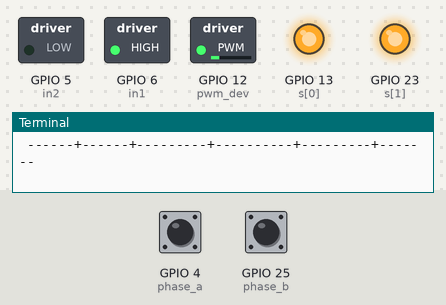
Bench run of a program on a simulated Raspberry Pi (BCM pin numbers). Parts: switched loads named in the program (green lamp = pin HIGH), output pins drawn as LEDs (lit = HIGH), the last lines printed to the terminal. Inputs (shaded band) come from the test bench; at power-on: GPIO 4 (phase_a) HIGH, GPIO 25 (phase_b) HIGH.

Above: at 1.2 s.
1.3 s: GPIO 4 (phase_a) pulled LOW for 0.15 s
At 2.8 s:
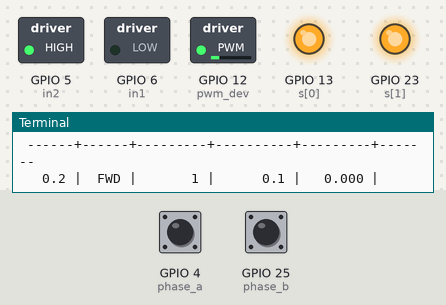
4.4 s: GPIO 4 (phase_a) pulled LOW for 1 s
At 11.0 s:
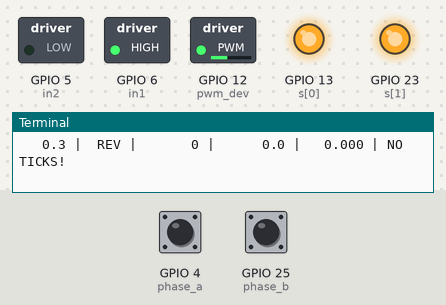
Timing chart, 0 to 24.0 s (numbered marks = the images above; inputs shaded):
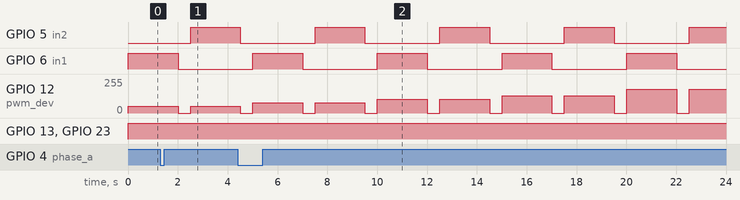

The program:

motor_calibrate_deep.py
```python
#!/usr/bin/env python3
"""
Deep motor calibration for VECTOR NAV.

Tests each motor at multiple PWM levels in both directions.
Reports ticks, RPM, and flags asymmetries or defects.

Run inside the Docker container:
  docker exec -it vector-control python3 \
    /ros2_ws/src/vector_control/vector_control/motor_calibrate_deep.py
"""

import math
import time
import threading
import glob as _glob

import gpiozero
from gpiozero import PWMOutputDevice, DigitalOutputDevice, Button
from gpiozero.pins.lgpio import LGPIOFactory

# --- Auto-detect gpiochip ---
for _chip in sorted(
    set(int(c.replace('/dev/gpiochip', ''))
        for c in _glob.glob('/dev/gpiochip*')),
    reverse=True,
):
    try:
        gpiozero.Device.pin_factory = LGPIOFactory(chip=_chip)
        break
    except Exception:
        continue

# --- Pin definitions ---
MOTORS = {
    'LF': {'pwm': 12, 'in1': 6,  'in2': 5},
    'LR': {'pwm': 18, 'in1': 26, 'in2': 19},
    'RF': {'pwm': 16, 'in1': 20, 'in2': 21},
    'RR': {'pwm': 22, 'in1': 17, 'in2': 27},
}

ENCODERS = {
    'LF': {'a': 4,  'b': 25},
    'LR': {'a': 24, 'b': 14},
    'RF': {'a': 15, 'b': 7},
    'RR': {'a': 10, 'b': 9},
}

STBY_PINS = [13, 23]
PWM_FREQ = 1000
TICKS_PER_REV = 225
WHEEL_RADIUS = 0.0325

# Test at these PWM duty cycles
PWM_LEVELS = [0.2, 0.3, 0.4, 0.5, 0.7, 1.0]
TEST_DURATION = 2.0  # seconds per test
SETTLE_TIME = 0.5    # seconds between tests


def run_motor_test(pwm_dev, in1, in2, phase_a, phase_b, pwm_val, direction, duration):
    """Run a single motor test. Returns (ticks, rpm, m_per_s)."""
    ticks = 0
    lock = threading.Lock()

    def on_tick():
        nonlocal ticks
        with lock:
            ticks += 1

    phase_a.when_pressed = on_tick

    if direction == 'FWD':
        in1.on(); in2.off()
    else:
        in1.off(); in2.on()

    ticks = 0
    pwm_dev.value = pwm_val
    time.sleep(duration)
    pwm_dev.value = 0
    in1.off(); in2.off()

    phase_a.when_pressed = None

    with lock:
        t = ticks

    revs = t / TICKS_PER_REV
    rpm = (revs / duration) * 60.0
    m_per_s = (revs * 2.0 * math.pi * WHEEL_RADIUS) / duration

    return t, rpm, m_per_s


def main():
    print('=' * 70)
    print(' VECTOR NAV — Deep Motor Calibration')
    print('=' * 70)
    print()
    print(f' Test duration: {TEST_DURATION}s per direction per PWM level')
    print(f' PWM levels: {PWM_LEVELS}')
    print(f' Ticks/rev: {TICKS_PER_REV}, Wheel radius: {WHEEL_RADIUS}m')
    print()

    # Enable standby
    stbys = []
    for pin in STBY_PINS:
        s = DigitalOutputDevice(pin)
        s.on()
        stbys.append(s)

    all_results = {}

    for motor_name in ['LF', 'LR', 'RF', 'RR']:
        pins = MOTORS[motor_name]
        enc_pins = ENCODERS[motor_name]

        pwm_dev = PWMOutputDevice(pins['pwm'], frequency=PWM_FREQ)
        in1 = DigitalOutputDevice(pins['in1'])
        in2 = DigitalOutputDevice(pins['in2'])
        phase_b = Button(enc_pins['b'], pull_up=True, bounce_time=None)
        phase_a = Button(enc_pins['a'], pull_up=True, bounce_time=None)

        print(f'{"=" * 70}')
        print(f' Motor: {motor_name}  (PWM pin {pins["pwm"]}, '
              f'ENC A={enc_pins["a"]} B={enc_pins["b"]})')
        print(f'{"=" * 70}')
        print(f' {"PWM":>5} | {"Dir":>4} | {"Ticks":>7} | {"RPM":>8} | {"m/s":>7} | Notes')
        print(f' {"-" * 5}-+-{"-" * 4}-+-{"-" * 7}-+-{"-" * 8}-+-{"-" * 7}-+-------')

        motor_results = []

        for pwm_val in PWM_LEVELS:
            for direction in ['FWD', 'REV']:
                t, rpm, mps = run_motor_test(
                    pwm_dev, in1, in2, phase_a, phase_b,
                    pwm_val, direction, TEST_DURATION
                )

                notes = []
                if t == 0:
                    notes.append('NO TICKS!')

                note_str = ', '.join(notes) if notes else ''
                print(f' {pwm_val:>5.1f} | {direction:>4} | {t:>7} | {rpm:>8.1f} | {mps:>7.3f} | {note_str}')

                motor_results.append({
                    'pwm': pwm_val,
                    'dir': direction,
                    'ticks': t,
                    'rpm': rpm,
                    'mps': mps,
                })

                time.sleep(SETTLE_TIME)

        all_results[motor_name] = motor_results
        print()

        # Cleanup — disarm callbacks before closing to avoid race with
        # gpiozero's internal hold thread (causes AttributeError crash).
        phase_a.when_pressed = None
        phase_a.when_released = None
        phase_b.when_pressed = None
        phase_b.when_released = None
        time.sleep(0.1)  # let pending lgpio callbacks drain
        pwm_dev.close()
        in1.close()
        in2.close()
        phase_a.close()
        phase_b.close()
        time.sleep(0.5)

    # --- Summary / Analysis ---
    print()
    print('=' * 70)
    print(' ANALYSIS')
    print('=' * 70)
    print()

    # Compare FWD vs REV symmetry for each motor
    print(' Direction symmetry (FWD RPM vs REV RPM at each PWM):')
    print(f' {"Motor":>5} | {"PWM":>5} | {"FWD RPM":>8} | {"REV RPM":>8} | {"Ratio":>6} | Status')
    print(f' {"-" * 5}-+-{"-" * 5}-+-{"-" * 8}-+-{"-" * 8}-+-{"-" * 6}-+-------')

    for motor_name in ['LF', 'LR', 'RF', 'RR']:
        results = all_results[motor_name]
        for pwm_val in PWM_LEVELS:
            fwd = [r for r in results if r['pwm'] == pwm_val and r['dir'] == 'FWD'][0]
            rev = [r for r in results if r['pwm'] == pwm_val and r['dir'] == 'REV'][0]

            if fwd['rpm'] > 0 and rev['rpm'] > 0:
                ratio = min(fwd['rpm'], rev['rpm']) / max(fwd['rpm'], rev['rpm'])
                status = 'OK' if ratio > 0.8 else 'ASYMMETRIC' if ratio > 0.5 else 'DEFECT?'
            elif fwd['rpm'] == 0 and rev['rpm'] == 0:
                ratio = 0.0
                status = 'DEAD!'
            else:
                ratio = 0.0
                status = 'ONE-DIR ONLY!'

            print(f' {motor_name:>5} | {pwm_val:>5.1f} | {fwd["rpm"]:>8.1f} | {rev["rpm"]:>8.1f} | {ratio:>6.2f} | {status}')

    # Compare motors against each other at same PWM
    print()
    print(' Motor-to-motor comparison (RPM at each PWM, FWD):')
    print(f' {"PWM":>5} |', end='')
    for m in ['LF', 'LR', 'RF', 'RR']:
        print(f' {m:>8} |', end='')
    print(' Spread')
    print(f' {"-" * 5}-+', end='')
    for _ in ['LF', 'LR', 'RF', 'RR']:
        print(f'-{"-" * 8}-+', end='')
    print('--------')

    for pwm_val in PWM_LEVELS:
        rpms = {}
        print(f' {pwm_val:>5.1f} |', end='')
        for motor_name in ['LF', 'LR', 'RF', 'RR']:
            results = all_results[motor_name]
            fwd = [r for r in results if r['pwm'] == pwm_val and r['dir'] == 'FWD'][0]
            rpms[motor_name] = fwd['rpm']
            print(f' {fwd["rpm"]:>8.1f} |', end='')

        vals = [v for v in rpms.values() if v > 0]
        if len(vals) >= 2:
            spread = (max(vals) - min(vals)) / max(vals) * 100
            print(f' {spread:>5.1f}%')
        else:
            print(f'   N/A')

    # Minimum PWM to start moving
    print()
    print(' Minimum PWM to start (deadzone):')
    for motor_name in ['LF', 'LR', 'RF', 'RR']:
        results = all_results[motor_name]
        min_fwd = None
        min_rev = None
        for r in results:
            if r['dir'] == 'FWD' and r['rpm'] > 0 and (min_fwd is None or r['pwm'] < min_fwd):
                min_fwd = r['pwm']
            if r['dir'] == 'REV' and r['rpm'] > 0 and (min_rev is None or r['pwm'] < min_rev):
                min_rev = r['pwm']
        fwd_str = f'{min_fwd:.1f}' if min_fwd else 'NEVER'
        rev_str = f'{min_rev:.1f}' if min_rev else 'NEVER'
        print(f'   {motor_name}: FWD={fwd_str}, REV={rev_str}')

    # Cleanup
    for s in stbys:
        s.off()
        s.close()

    print()
    print('Done!')


if __name__ == '__main__':
    main()
```

Measured:
- by itself, GPIO 5 (in2), GPIO 6 (in1): alternates HIGH for 2.0 s and LOW for 3.0 s
